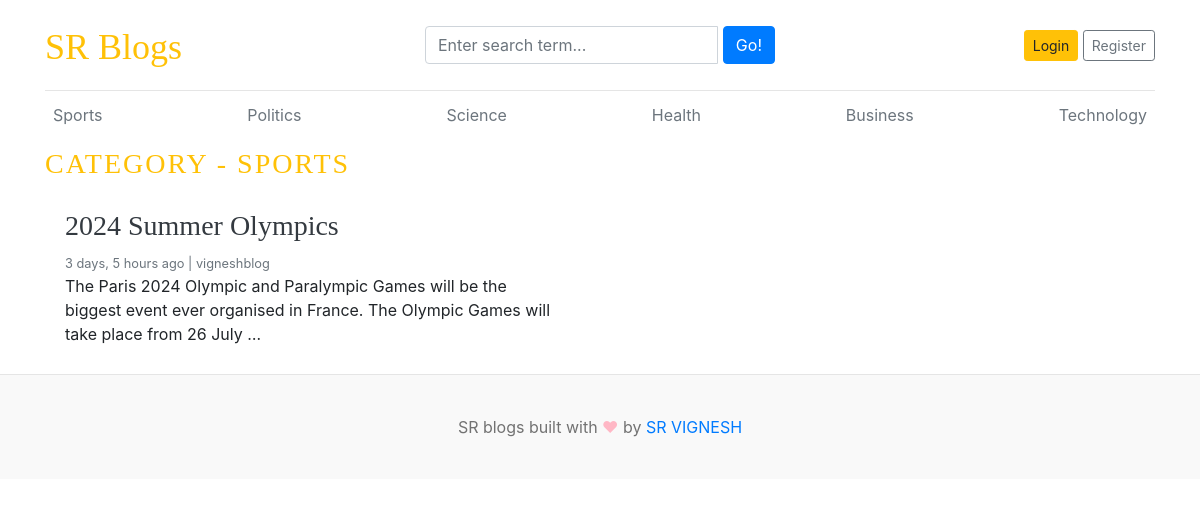
Page /category/1/ on the committed database.
### blogs/models.py (models this page shows, shortened)
class Category(models.Model):
    category_name=models.CharField(max_length=50,unique=True)
    created_at=models.DateTimeField(auto_now_add=True)
    updated_at=models.DateTimeField(auto_now=True)
    class Meta:
        verbose_name_plural='categories'
    def __str__(self):
        return self.category_name

class Blog(models.Model):
    title=models.CharField(max_length=100)
    slug=models.SlugField(max_length=150,unique=True,blank=True)
    category=models.ForeignKey(Category,on_delete=models.CASCADE)
    author=models.ForeignKey(User,on_delete=models.CASCADE)
    featured_image=models.ImageField(upload_to='uploads/%Y/%m/%d')
    short_description=models.TextField(max_length=500)
    blog_body=models.TextField(max_length=2000)
    status=models.CharField(max_length=20,choices=STATUS_CHOICES,default="Draft")
    is_featured=models.BooleanField(default=False)
    created_at=models.DateTimeField(auto_now_add=True)
    updated_at=models.DateTimeField(auto_now=True)

### blogs/views.py (the view)
# urls.py: path('<int:category_id>/',views.posts_by_category,name='posts_by_category'),
def posts_by_category(request,category_id):
    posts=Blog.objects.filter(status='Published',category=category_id)
    category=get_object_or_404(Category,pk=category_id)
    context={
        'posts':posts,
        'category':category,
    }
    return render(request,'posts_by_category.html',context)

### blogs/context_processors.py (called while the page is built)
def get_categories(request):
    categories=Category.objects.all()
    return dict(categories=categories)

def get_social_links(request):
    social_links=SocialLink.objects.all()
    return dict(social_links=social_links)

### templates/posts_by_category.html
{% extends 'base.html' %}
{% block content %}
<h3 class="text-uppercase text-warning" style="letter-spacing:2px;">Category - {{ category }}</h3>
  <div class="row mb-2">
    {% if posts %}
    {% for post in posts %}
    <div class="col-md-6">
      <div class="card border-0" >
        <div class="card-body">
          <h3><a href="{% url 'blogs' post.slug %}" class="text-dark">{{ post.title }}</a></h3>
          <small class="mb-1 text-muted">{{ post.created_at | timesince }} ago | {{ post.author }}</small>
          <p class="card-text">{{ post.short_description | truncatewords:25 }}</p>
        </div>
      </div>
    </div>
    {% endfor %}
    {% else %}
    <p>No Post Found</p>
    {% endif %}
  </div>
</div>
{% endblock %}

### templates/base.html (shortened to what this page needs)
{% load static %}
<!DOCTYPE html>
<html lang="en">
<head>
    <link href="https://getbootstrap.com/docs/4.0/dist/css/bootstrap.min.css" rel="stylesheet">
    <link href="{% static 'css/blog.css' %}" rel="stylesheet">
    <link rel="stylesheet" href="https://cdnjs.cloudflare.com/ajax/libs/font-awesome/4.7.0/css/font-awesome.min.css">
  </head>
<body>
    <div class="container">
      <header class="blog-header py-3">
        <div class="row flex-nowrap justify-content-between align-items-center">
          <div class="col-4 pt-1">
            <a class="blog-header-logo text-warning" href="/">SR Blogs</a>
          </div>
          <div class="col-4">
            <form action="{% url 'search' %}" method="GET">
                <div class="input-group">
                    <input class="form-control" type="text" name="keyword" value="{{ keyword }}" placeholder="Enter search term..." aria-label="Enter search term..." aria-describedby="button-search" />&nbsp;
                    <button type="submit" class="btn btn-primary" id="button-search" type="button">Go!</button>
                </div>
            </form>
          </div>
          <div class="col-4 d-flex justify-content-end align-items-center">
            {% if not user.is_authenticated %}
            <a class="btn btn-sm btn-warning" href="{% url 'login' %}">Login</a> &nbsp;
            <a class="btn btn-sm btn-outline-secondary" href="{% url 'register' %}">Register</a>
            {% else %}
            <span><a href="{% url 'dashboard' %}">Dashboard</a></span>
            &emsp;
            <span><a href="{% url 'logout' %}">Logout</a></span>
            {% endif %}
          </div>
        </div>
      </header>
      <div class="nav-scroller py-1 mb-2">
        <nav class="nav d-flex justify-content-between">
          {% for category in categories %}
          <a class="p-2 text-muted" href="{% url 'posts_by_category' category.id %}">{{ category.category_name }}</a>
          {% endfor %}
        </nav>
      </div>
{% block content %}
{% endblock %}
<footer class="blog-footer">
    <p>SR blogs built with <span style="color:#FFB7C5;">&#9829;</span> by <a href="#">SR VIGNESH</a></p>
  </footer>
  </body>
  </html>

### blog_main/static/css/blog.css (style rules this page uses)
.blog-header { border-bottom: 1px solid #e5e5e5; }
.blog-header-logo { font-family: "Playfair Display", Georgia, "Times New Roman", serif; font-size: 2.25rem; }
h1, h2, h3, h4, h5, h6 { font-family: "Playfair Display", Georgia, "Times New Roman", serif; }
.blog-footer { padding: 2.5rem 0; color: #727272; text-align: center; background-color: #f9f9f9; border-top: .05rem solid #e5e5e5; }
.blog-footer p:last-child { margin-bottom: 0; }

### rows in the picture
Category: category_name "Sports", category_name "SPORTS"
Category: category_name "Politics"
Category: category_name "Science"
Category: category_name "Health"
Category: category_name "Business"
Category: category_name "Technology"
Blog: title "2024 Summer Olympics", created_at "3 days, 5 hours", author "vigneshblog", short_description "The Paris 2024 Olympic and Paralympic Games will be the biggest event ever organised in France. The Olympic Games will take place from 26 July …"
